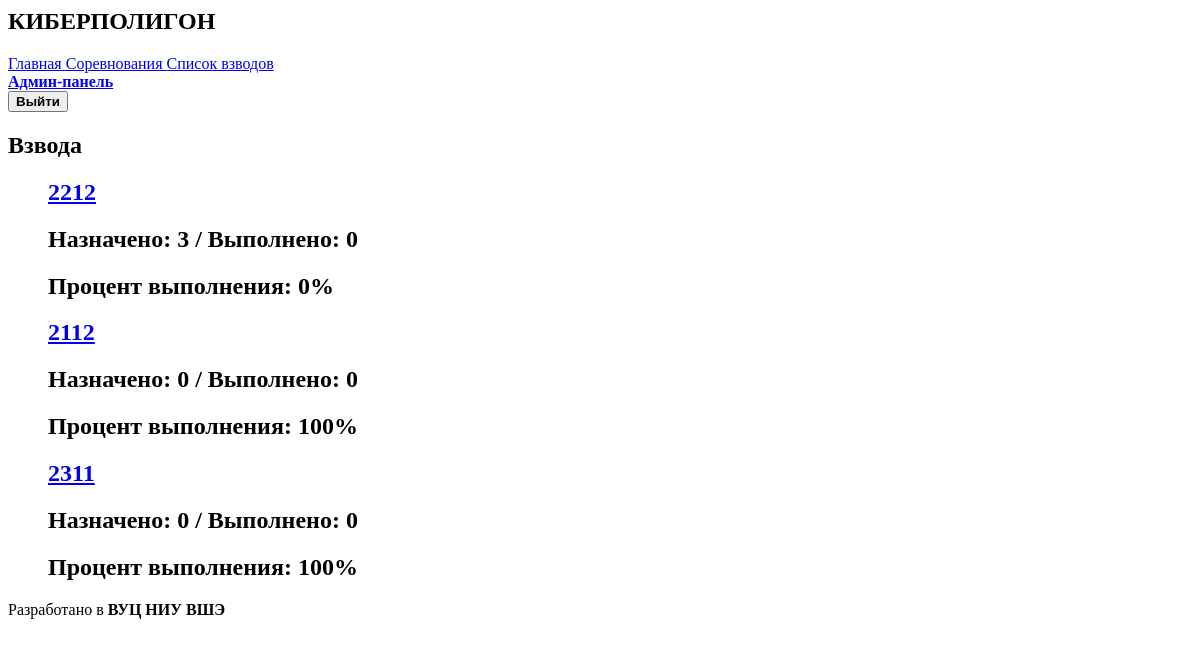
Page /cyberpolygon/platoons/ (signed in) on the earlier database version.
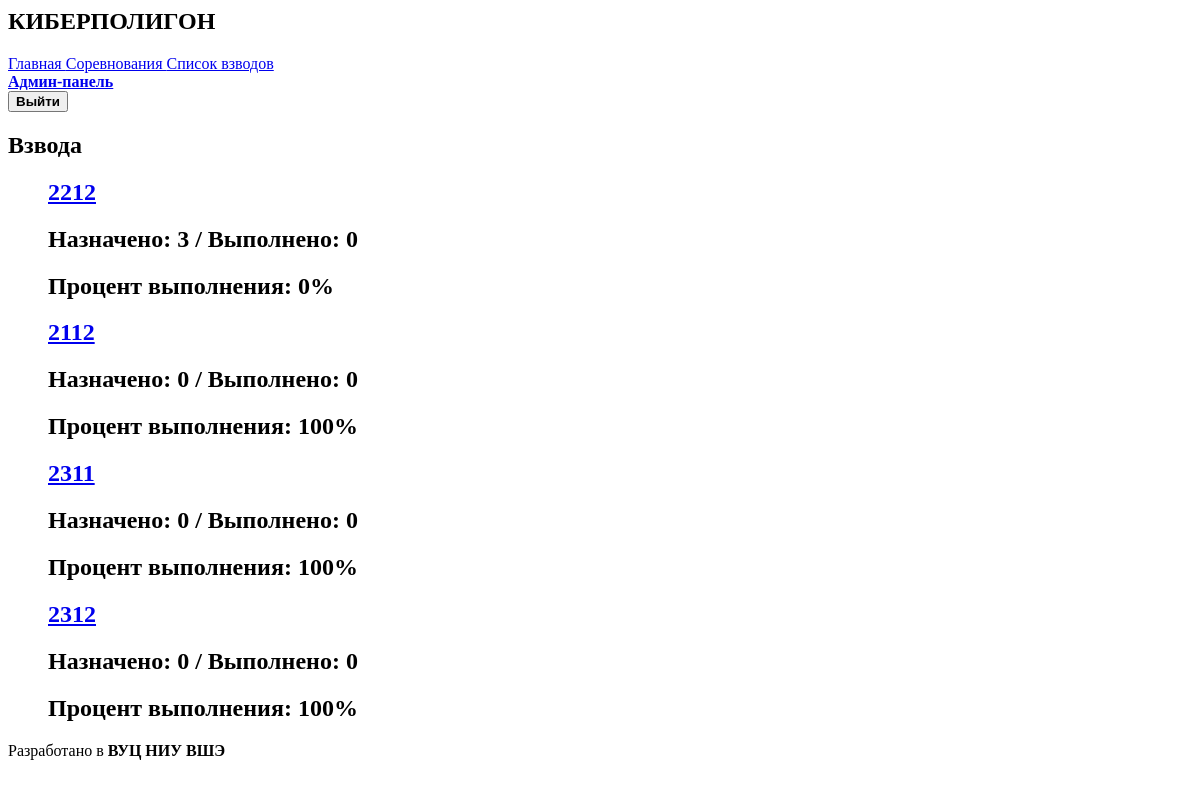
Same page on the later database version.
### interface/models.py (models this page shows, shortened)
class Platoon(models.Model):
    number = models.fields.IntegerField('Номер взвода')
    class Meta:
        verbose_name = 'Взвод'
        verbose_name_plural = 'Взвода'

### interface/views.py (the view)
# urls.py: path("platoons/", PlatoonListView.as_view(), name="platoon-list"),
class PlatoonListView(ListView):
    model = Platoon
    def get_context_data(self, **kwargs):
        context = super().get_context_data(**kwargs)
        platoons_progress = {}
        for platoon in context["object_list"]:
            platoons_progress[platoon] = {"total":0, "submitted":0, "progress":0}
            user_list = User.objects.filter(platoon = platoon).exclude(username = "admin")
            for user in user_list:
                platoons_progress[platoon]["total"] += len(IssuedLabs.objects.filter(user = user))
                platoons_progress[platoon]["submitted"] += len(IssuedLabs.objects.filter(user = user).exclude(done = False))
            if platoons_progress[platoon]["total"] == 0:
                platoons_progress[platoon]["progress"] = 100
            else:
                platoons_progress[platoon]["progress"] += int((platoons_progress[platoon]["submitted"] / platoons_progress[platoon]["total"]) * 100)
        context["object_list"] = platoons_progress
        logging.debug(context)
        return context

### templates/interface/platoon_list.html
{% extends 'interface/base.html' %}
{% block content %}
{% if user.is_superuser %}
<div class="block">
<h1 class="title is-1">Взвода</h1>
<ul>
{% for plat, info in object_list.items %}
    <div class="box">
        <h2 class="title is-3 is-link"><a href=" {% url 'interface:platoon-detail' plat.id %}">{{ plat.number }}</a></h2>
        <h1 class = "title is-4"> Назначено: {{ info.total }} / Выполнено: {{ info.submitted}}</h1>
        {% if info.progress >= 80%}
        <h1 class = "title is-4 has-text-success"> Процент выполнения: {{info.progress}}%</h1>
        {%elif info.progress >= 60%}
        <h1 class = "title is-4 has-text-warning"> Процент выполнения: {{info.progress}}%</h1>
        {%else%}
        <h1 class = "title is-4 has-text-danger"> Процент выполнения: {{info.progress}}%</h1>
        {%endif%}
    </div>
{% empty %}
    <li>Взводов нет.</li>
{% endfor %}
</ul>
</div>
{% endif %}
{% endblock %}

Differences in the rows shown:
added Platoon: number "2312", total "0", submitted "0", progress "100"
